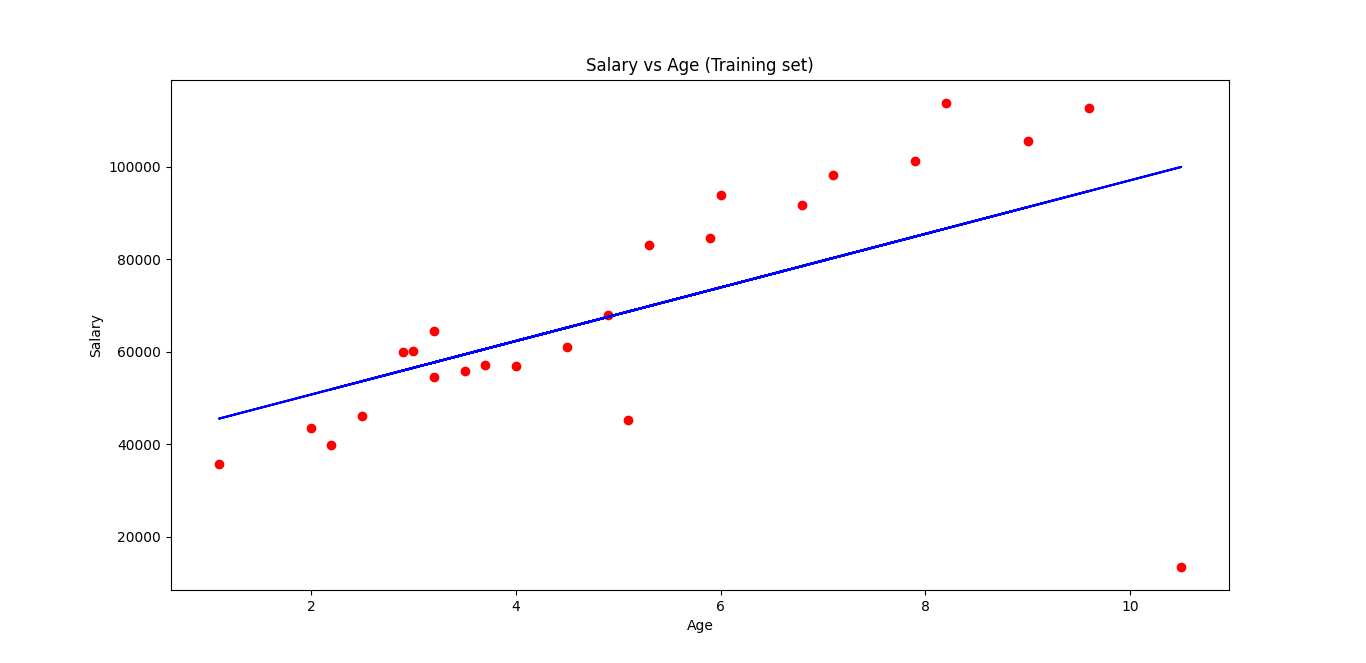

Python code for this plot:
import numpy as np
import pandas as pd
import matplotlib.pyplot as plt
from sklearn.linear_model import LinearRegression
from sklearn.metrics import mean_squared_error
data = pd.read_csv('Salary_data.csv')
X = data.iloc[:, :-1].values
y = data.iloc[:, -1].values
from sklearn.model_selection import train_test_split
X_train, X_test, y_train, y_test = train_test_split(X, y, test_size=0.2, random_state=0)
regressor = LinearRegression()
regressor.fit(X_train, y_train)
y_pred = regressor.predict(X_test)
plt.scatter(X_train, y_train, color='red')
plt.plot(X_train, regressor.predict(X_train), color='blue')
plt.title('Salary vs Age (Training set)')
plt.xlabel('Age')
plt.ylabel('Salary')
plt.show()
plt.scatter(X_test, y_test, color='red')
plt.plot(X_train, regressor.predict(X_train), color='blue')
plt.title('Salary vs Age (Test set)')
plt.xlabel('Age')
plt.ylabel('Salary')
plt.show()
mse = mean_squared_error(y_test, y_pred)
print('Mean Squared Error:', mse)
